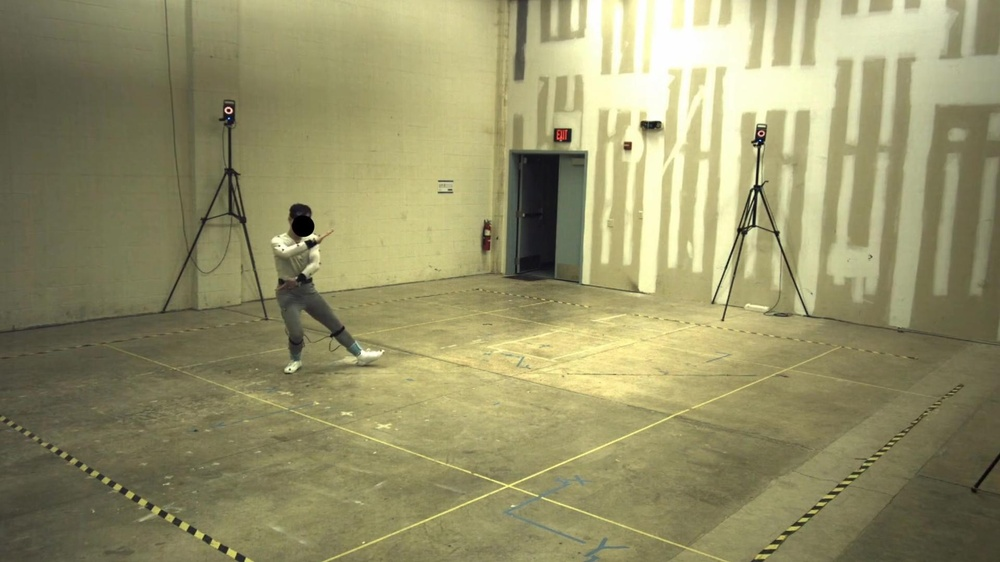
%> input picture Project2DataFiles/im1corrected.jpg, 1000 x 562 px, shrunk from 1920 x 1080 before the run
$ octave task3_1.m   (GNU Octave 9; MATLAB toolbox functions it lacks are replaced by stand-ins)
%> lines starting %> are read from the running program, lines starting %| are printed output that depends on the picture
%Loading the parameters
x = load('Parameters_V1_1.mat');
x = x.Parameters;
y = load('Parameters_V2_1.mat');
y = y.Parameters;

%Loading mocap points
mocap_points = load('mocapPoints3D.mat');
mocap_points = mocap_points.pts3D;

ltemp = zeros(4,39);
ltemp2 = zeros(3,39);
rtemp = zeros(4,39);
rtemp2 = zeros(3,39);

for point = 1:39
    tDpoint = mocap_points(:,point);
    translate = zeros(4,4);
    translate(1:3,:) = x.Pmat;
    translate(4,4) = 1;
    rotate = zeros(4,4);
    rotate(1:3,1:3) = x.Rmat;
    rotate(4,4) = 1;

    ltemp(:,point) =  translate * [tDpoint; 1];
    ltemp2(1,point) = ltemp(1,point)/ltemp(3,point);
    ltemp2(2,point) = ltemp(2,point)/ltemp(3,point);
    ltemp2(3,point) = 1;
    ltemp2(:,point) = x.Kmat * ltemp2(:,point);
end


for point = 1:39
    tDpoint = mocap_points(:,point);
    translate = zeros(4,4);
    translate(1:3,:) = y.Pmat;
    translate(4,4) = 1;
    rotate = zeros(4,4);
    rotate(1:3,1:3) = y.Rmat;
    rotate(4,4) = 1;
    rtemp(:,point) =  translate * [tDpoint; 1];

    rtemp2(1,point) = rtemp(1,point) / rtemp(3,point);
    rtemp2(2,point) = rtemp(2,point) / rtemp(3,point);
    rtemp2(3,point) = 1;
    rtemp2(:,point) = y.Kmat * rtemp2(:,point);
end

res1 = ltemp2(1:2,:);
res2 = rtemp2(1:2,:);

im = imread('im1corrected.jpg');
%> im is the input picture: size 562x1000x3 uint8; mean R, G, B 149.6, 145.9, 105.2
im2 = imread('im2corrected.jpg');
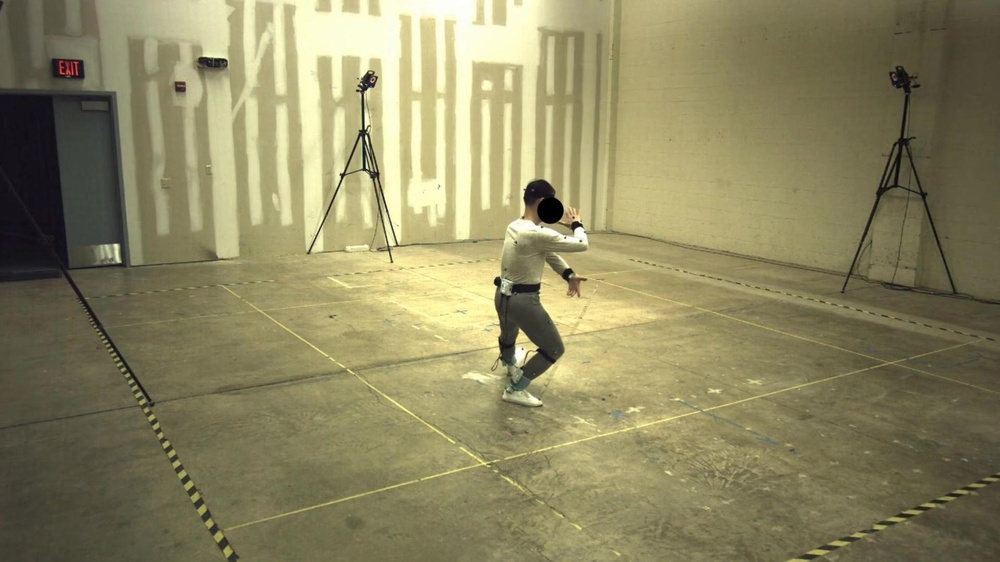
%> input picture Project2DataFiles/im2corrected.jpg, 1000 x 562 px, shrunk from 1920 x 1080 before the run
%> im2 is the input picture: size 562x1000x3 uint8; mean R, G, B 140.5, 134.7, 97.3
figure(1); imagesc(im);
hold on;
for i=1:size(res1,2)
    h = plot(res1(1,i),res1(2,i),'*');
    set(h,'Color','r','LineWidth',2);
end
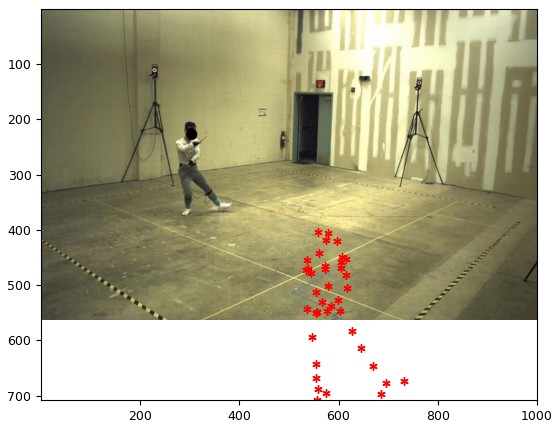
%> figure redrawn from the program's plot data
hold off;
figure(2); imagesc(im2);
hold on;
for i=1:size(res2,2)
    h = plot(res2(1,i),res2(2,i),'*');
    set(h,'Color','r','LineWidth',2);
end
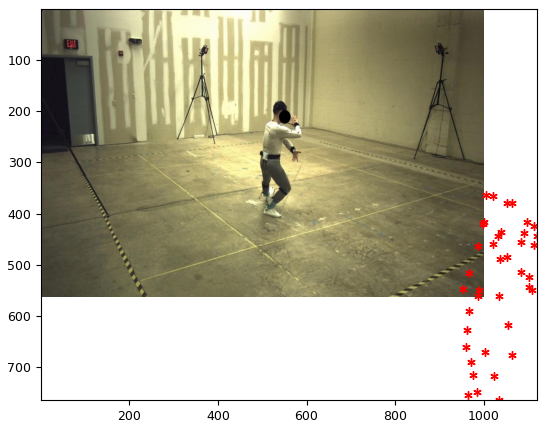
%> figure redrawn from the program's plot data
hold off;
